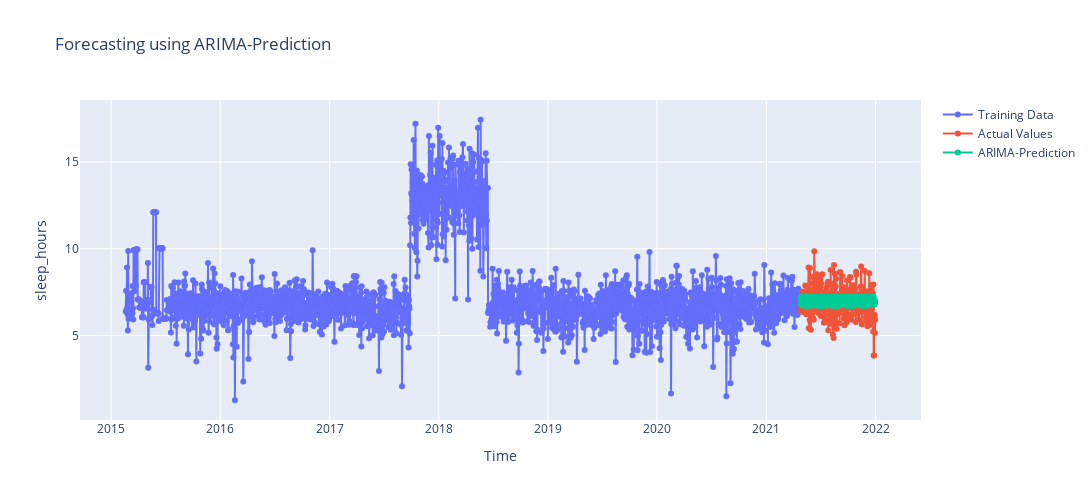

Notebook source saved alongside this figure:
### Code cell
# Convert train_series into a pandas dataframe and reset index
df_train = train.pd_dataframe().reset_index()

# Convert test_series into a pandas dataframe and reset index
df_test = test.pd_dataframe().reset_index()

# Convert prediction into a pandas dataframe and reset index
forecast = predictions.pd_dataframe().reset_index()


x_feature ='date' 
y_feature='sleep_hours'
model_name = 'Arima Prediction'
train_test_predicted_plot(df_train,df_test,x_feature,y_feature,forecast,'ARIMA-Prediction')

### Figure 1 — Plotly figure (JSON) as saved in the notebook; plotly's stock layout.template omitted (floating-point values rounded to 4 significant figures; data arrays with more than 128 entries replaced by an {"elided": "..."} marker saying what was removed)
{"data": [{"mode": "lines+markers", "name": "Training Data", "type": "scatter", "x": {"elided": "2257 str values"}, "y": {"elided": "2257 float values"}}, {"mode": "lines+markers", "name": "Actual Values", "type": "scatter", "x": {"elided": "251 str values"}, "y": {"elided": "251 float values"}}, {"mode": "lines+markers", "name": "ARIMA-Prediction", "type": "scatter", "x": {"elided": "251 str values"}, "y": {"elided": "251 float values"}}], "layout": {"height": 500, "title": {"text": "Forecasting using ARIMA-Prediction"}, "width": 1500, "xaxis": {"title": {"text": "Time"}}, "yaxis": {"title": {"text": "sleep_hours"}}}}
